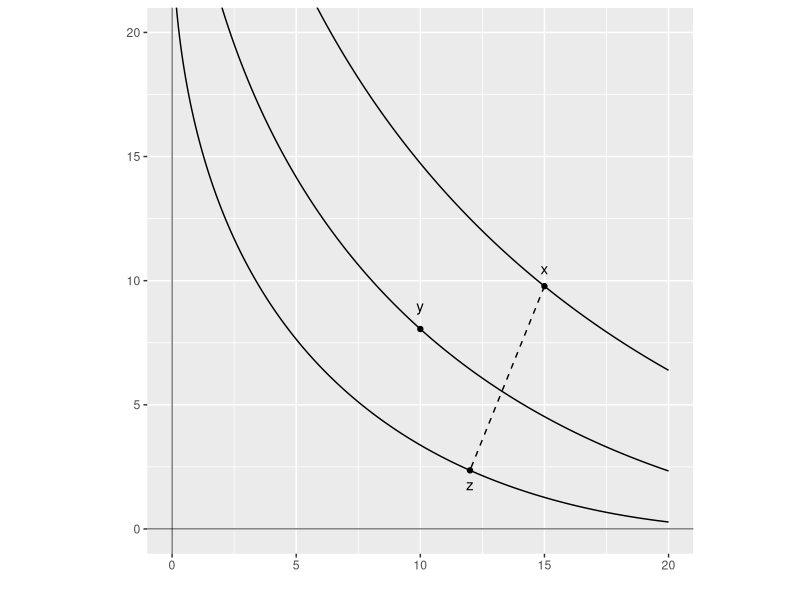
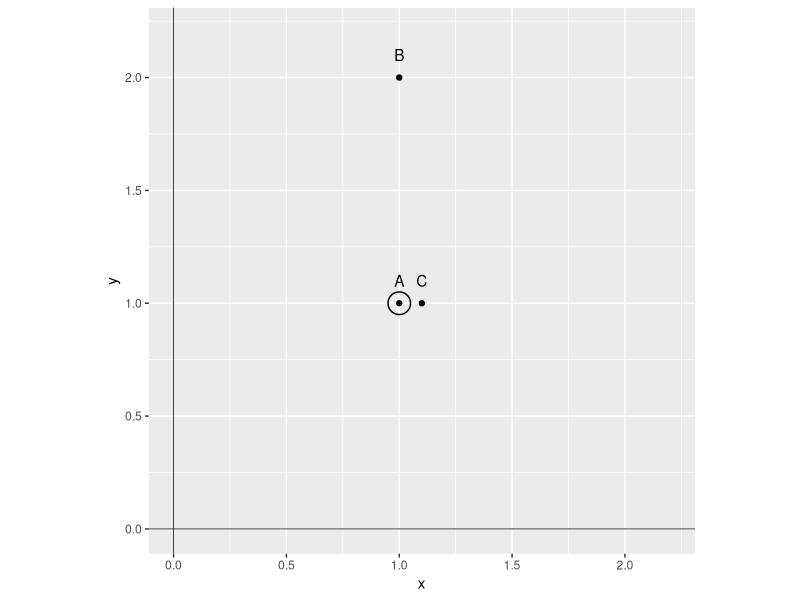

Here is the R script that generated these plots, in order:
## ---- chunk 1
library(ggplot2)
df <- data.frame(
  n = seq(0.05,20,0.05),
  x=NA,
  y=NA,
  z=NA
)
df$x <- (7-df$n^0.5)^2
df$y <- (6-df$n^0.5)^2
df$z <- (5-df$n^0.5)^2


ggplot()+
  geom_line(data = df, mapping = aes(n, x))+ 
  geom_line(data = df, mapping = aes(n, y))+ 
  geom_line(data = df, mapping = aes(n, z))+
  geom_point(aes(x=15, y=(7-15^0.5)^2)) +
  geom_text(aes(x=15, y=10.5, label="x"))+
  geom_point(aes(x=10, y=(6-10^0.5)^2)) +
  geom_text(aes(x=10, y=9, label="y"))+
  geom_point(aes(x=12, y=(5-12^0.5)^2)) +
  geom_text(aes(x=12, y=1.8, label="z"))+
  geom_vline(xintercept = 0, size=0.25)+ 
  geom_hline(yintercept = 0, size=0.25)+
  geom_segment(aes(x = 15, y = (7-15^0.5)^2), xend = 12, yend = (5-12^0.5)^2, linetype=2)+
  labs(x = "", y = "") +
  coord_fixed(ratio = 1, xlim = c(0,20), ylim = c(0,20), expand = TRUE, clip = "on")
## ---- chunk 2
library(ggplot2)
library(ggforce)

ggplot()+
  geom_point(aes(x=1, y=1)) +
  geom_text(aes(x=1, y=1.1, label="A")) +
  geom_point(aes(x=1, y=2)) +
  geom_text(aes(x=1, y=2.1, label="B")) +
  geom_point(aes(x=1.1, y=1)) +
  geom_text(aes(x=1.1, y=1.1, label="C")) +
  geom_circle(aes(x0 = 1, y0 = 1, r = 0.05)) +
  geom_vline(xintercept = 0, size=0.25) + 
  geom_hline(yintercept = 0, size=0.25) +
  labs(x = "x", y = "y") +
  coord_fixed(ratio = 1, xlim = c(0,2.2), ylim = c(0,2.2), expand = TRUE, clip = "on")
